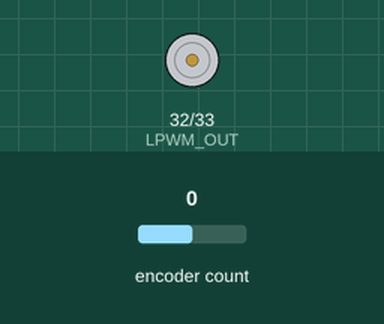
Simulated run of this sketch. Board: ESP32. Parts: motor-driver pin pairs drawn as motors (green arrow = first pin HIGH = forward, orange = second pin HIGH = backward, longer = more drive). Inputs (shaded band) come from the test bench; at power-on: encoder count 0. What the sketch prints to the serial monitor is not drawn.

Above: at 1.2 s.
1.3 s: encoder count set to 4
Timing chart, 0 to 4.3 s (numbered marks = the images above; inputs shaded):
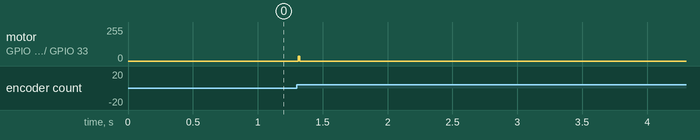

The sketch:

controller.ino
```cpp
#include <Encoder.h>

#include "state.h"
#include "variable.h"
#include "esp-now.h"
#include "interval.h"
#include "position.h"

#define ENCODER_A 35
#define ENCODER_B 34

// Second core and x, v encoder ///////////////////////
void loop2(void * params) {
  Encoder encoder(ENCODER_A, ENCODER_B); //todo possibly edit code to add esp32 attribute needed for interrupts

  int lastStep = steps % 2400;
  for (;;) {
    steps = encoder.read();
  }
}
void setup2() {
  TaskHandle_t core2;

  xTaskCreatePinnedToCore(
      loop2, /* Function to implement the task */
      "DAQ", /* Name of the task */
      10000,  /* Stack size in words */
      NULL,  /* Task input parameter */
      0,  /* Priority of the task */
      &core2,  /* Task handle. */
      0); /* Core where the task should run */ //??
}

Position position(state);

// First core //////////////////////////////////////////
void setup() {
  // Setup second core
  setup2();

  // Setup motor
  // channel, freq, resolution(bits)
  ledcSetup(RPWM_CHANNEL, 500, 8);
  ledcSetup(LPWM_CHANNEL, 500, 8);
  ledcAttachPin(RPWM_OUT, RPWM_CHANNEL);
  ledcAttachPin(LPWM_OUT, LPWM_CHANNEL);

  // Initialize communications
  Serial.begin(115200);
  state.init();
  setupEspNow();
}

void loop() {
  position.loop();
  state.loop();
}
```

esp-now.cpp
```cpp
#include <WiFi.h>
#include <esp_now.h>
#include <Arduino.h>
#include "esp-now.h"
#include "variable.h"

State state;

void OnDataRecv(const uint8_t * maxsc, const uint8_t *incomingData, int len)  {
  // ESP-NOW Data structure
  static Variable data;
  memcpy(&data, incomingData, sizeof(data));

  if (data.id == 1) {
    state.a1 = data.q;
    state.w1 = data.q_dot;

    // That would be nice. However, doesn't work. Need one more data to save...
    //state.a2 = data.q + state.a1;

    return;
  }

  state.a2 = data.q + state.a1;
  state.w2 = data.q_dot;
}

void setupEspNow()  {
  // Set device as a Wi-Fi Station
  WiFi.mode(WIFI_STA);
  WiFi.disconnect();

  // Init ESP-NOW
  if (esp_now_init() != ESP_OK) {
    // Todo handle errors
    Serial.println("Error initializing ESP-NOW");
    return;
  }

  // Once ESPNow is successfully Init, we will register for recv CB to
  // get recv packer info
  esp_now_register_recv_cb(OnDataRecv);
}
```

esp-now.h
```cpp
#ifndef DPIC_ESP_NOW_H
#define DPIC_ESP_NOW_H
#include <string.h>
#include "state.h"

extern State state;

void OnDataRecv(const uint8_t * maxsc, const uint8_t *incomingData, int len);

void setupEspNow();

#endif
```

interval.cpp
```cpp
#include "interval.h"
#include <Arduino.h>

Interval::Interval(int interval) : interval(interval), lastTime(millis()) {}

bool Interval::ready() {
    return millis() - lastTime >= interval;
}

void Interval::reset() {
  lastTime = millis();
}
```

interval.h
```cpp
#ifndef DPIC_TIMER_H
#define DPIC_TIMER_H

struct Interval {
  const int interval;
  int lastTime;

  // interval (millis)
  Interval(int interval);
  bool ready();
  void reset();
};

#endif //DPIC_TIMER_H
```

position.cpp
```cpp
#include "position.h"

volatile int steps;

Position::Position(State &state) :
  state(state),
  interval(Interval(2)),
  filter(Ewma(.1))
{}

void Position::loop() {
  static int lastMicros;

  if (!interval.ready()) {
    return;
  }

  float deltaTime = micros() - lastMicros;

  state.x = steps * toMeters;
  state.v = filter.filter(
      ((steps - lastSteps) * 1E6) / deltaTime * toMeters
  );
  lastSteps = steps;

  interval.reset();
  lastMicros = micros();
}
```

position.h
```cpp
#ifndef DPIC_ENCODER_H
#define DPIC_ENCODER_H
#include <Ewma.h>
#include "state.h"
#include "interval.h"

// This is shared between cores. I'm gonna keep this out of the struct because I don't know what I'm doing.
extern volatile int steps;

struct Position {
  static constexpr float toMeters = .853 / 51144.;
  Ewma filter;
  State& state;
  Interval interval;
  int lastSteps;

  Position(State& state);

  void loop();
};

#endif //DPIC_ENCODER_H
```

state.cpp
```cpp
#include "state.h"
#include "math.h"

State::State() : printInterval(Interval(25)), controlInterval(Interval(5)), currentControl(0) {}

void State::init() {
  Serial.println("x v a1 w1 a2 w2");
}

float State::optimalControl() {
 // return 1;
 // SIngle pendulum
  return (6.63*x + 6.77*v + 12.89*a1 + 1.5*w1);
  return -(1.8*x + 2.9*v - 30*a1 - 0.97*w1 + 80.5*a2 + 8.00*w2)*.1;
}

bool State::controllable() {
  //return x <.6 && x >.01;
  return (a1 > -.6  && a1 < .6 && x < .35 && x > -.35 && abs(w1) < 6 && abs(v) < 2);
  return (a1 > -.8  && a1 < .8 && x < .35 && x > -.35 && a2 > -.5  && a2 < .5);
}

void State::updateControl() {
  // Qui ci va lo switch in base allo stato del sistema...
  if (!controllable()) {
    currentControl = 0;

    constexpr float aMax = 18;
    const float E = .0243628 * (cos(a1) - 1) + .00018 * w1*w1;

    const float ctrl = aMax * tanh(
        (E -.010) * w1 * cos(a1)
    );

    if (abs(a1) > 2 && x < .3 && x > -.3) {
      currentControl = ctrl;
    }

    return;
  }

  //Serial.print(millis());
  //Serial.println("+");
  currentControl = optimalControl();
}

int State::convertToPWM(float force) {
  constexpr float A = 28.5;
  constexpr float B = 120 ; // Dovrebbe essere 8, ma 8 non va lol

  float u = A*force + B*v;

  return u;
}

void State::updateMotor() {
  if (currentControl == 0) {
    ledcWrite(LPWM_CHANNEL, 0);
    ledcWrite(RPWM_CHANNEL, 0);

    return;
  }

  int u = convertToPWM(currentControl);

  constexpr int LPWM_MIN = 33; //32 safe
  constexpr int RPWM_MIN = 33; // 32 safe

  ledcWrite(LPWM_CHANNEL, (int)(u > 0 ?  (u < LPWM_MIN ? u + LPWM_MIN : u): 0));
  ledcWrite(RPWM_CHANNEL, (int)(u < 0 ?  (-u < RPWM_MIN ? -u + RPWM_MIN : -u) : 0));
}

void State::print() {
  Serial.print("( ");
  Serial.print(x*10);
  Serial.print(", ");
  Serial.print(v*10);
  Serial.print(", ");
  Serial.print(a1*10);
  Serial.print(", ");
  Serial.print(w1*10);
  Serial.print(", ");
  Serial.print(a2);
  Serial.print(", ");
  Serial.print(w2);
  Serial.print(", ");
  Serial.print(optimalControl());
  Serial.print(", ");
  Serial.print(convertToPWM(optimalControl()));
  Serial.print(", ");
  Serial.print((int)controllable());
  Serial.print(" )");
  Serial.println();
}

void State::loop() {
  if (printInterval.ready()) {
    print();
    printInterval.reset();
  }

  updateMotor();

  if (controlInterval.ready()) {
    updateControl();
    controlInterval.reset();
  }
}
```

state.h
```cpp
#ifndef STATE_H
#define STATE_H
#include <Arduino.h>
#include "interval.h"

// Constants
#define RPWM_OUT 33
#define LPWM_OUT 32
#define RPWM_CHANNEL 0
#define LPWM_CHANNEL 1


template <typename T> inline int sgn(T val) {
  return (T(0) < val) - (val < T(0));
}

struct State {
  float x, v, a1, w1, a2, w2;
  float currentControl;
  Interval printInterval;
  Interval controlInterval;

  State();
  void init();
  float optimalControl();
  bool  controllable();
  void  updateControl();
  void  updateMotor();
  int   convertToPWM(float control);
  void  print();
  void  loop();
};

#endif
```

variable.cpp
```cpp
#include "variable.h"
```

variable.h
```cpp
#ifndef DPIC_VARIABLE_H
#define DPIC_VARIABLE_H

// ESP-NOW Data structure /////////////////////////////
struct Variable {
  char id;
  float q;
  float q_dot;
};

#endif //DPIC_VARIABLE_H
```

Measured:
- after the input at 1.3 s, motor on GPIO 32 (LPWM_OUT) / GPIO 33 (RPWM_OUT): stopped → forward 34/255 at once, → stopped 0.01 s later
